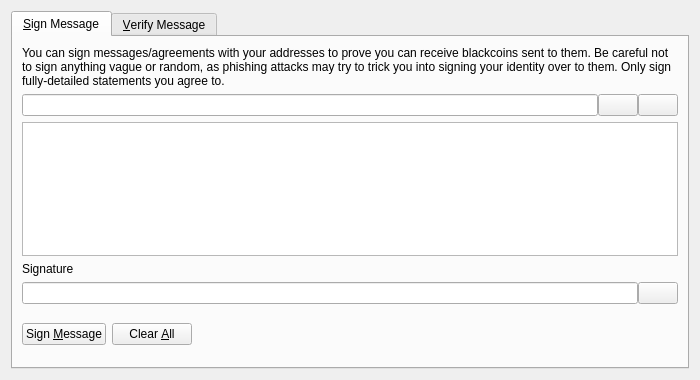
<?xml version="1.0" encoding="UTF-8"?>
<ui version="4.0">
 <class>SignVerifyMessageDialog</class>
 <widget class="QDialog" name="SignVerifyMessageDialog">
  <property name="geometry">
   <rect>
    <x>0</x>
    <y>0</y>
    <width>700</width>
    <height>380</height>
   </rect>
  </property>
  <property name="windowTitle">
   <string>Signatures - Sign / Verify a Message</string>
  </property>
  <property name="modal">
   <bool>true</bool>
  </property>
  <layout class="QVBoxLayout" name="verticalLayout">
   <item>
    <widget class="QTabWidget" name="tabWidget">
     <property name="currentIndex">
      <number>0</number>
     </property>
     <widget class="QWidget" name="tabSignMessage">
      <attribute name="title">
       <string>&amp;Sign Message</string>
      </attribute>
      <layout class="QVBoxLayout" name="verticalLayout_SM">
       <item>
        <widget class="QLabel" name="infoLabel_SM">
         <property name="text">
          <string>You can sign messages/agreements with your addresses to prove you can receive blackcoins sent to them. Be careful not to sign anything vague or random, as phishing attacks may try to trick you into signing your identity over to them. Only sign fully-detailed statements you agree to.</string>
         </property>
         <property name="textFormat">
          <enum>Qt::PlainText</enum>
         </property>
         <property name="wordWrap">
          <bool>true</bool>
         </property>
        </widget>
       </item>
       <item>
        <layout class="QHBoxLayout" name="horizontalLayout_1_SM">
         <property name="spacing">
          <number>0</number>
         </property>
         <item>
          <widget class="QValidatedLineEdit" name="addressIn_SM">
           <property name="toolTip">
            <string>The Blackcoin address to sign the message with</string>
           </property>
          </widget>
         </item>
         <item>
          <widget class="QPushButton" name="addressBookButton_SM">
           <property name="toolTip">
            <string>Choose previously used address</string>
           </property>
           <property name="text">
            <string/>
           </property>
           <property name="icon">
            <iconset resource="../bitcoin.qrc">
             <normaloff>:/icons/address-book</normaloff>:/icons/address-book</iconset>
           </property>
           <property name="shortcut">
            <string>Alt+A</string>
           </property>
           <property name="autoDefault">
            <bool>false</bool>
           </property>
          </widget>
         </item>
         <item>
          <widget class="QPushButton" name="pasteButton_SM">
           <property name="toolTip">
            <string>Paste address from clipboard</string>
           </property>
           <property name="text">
            <string/>
           </property>
           <property name="icon">
            <iconset resource="../bitcoin.qrc">
             <normaloff>:/icons/editpaste</normaloff>:/icons/editpaste</iconset>
           </property>
           <property name="shortcut">
            <string>Alt+P</string>
           </property>
           <property name="autoDefault">
            <bool>false</bool>
           </property>
          </widget>
         </item>
        </layout>
       </item>
       <item>
        <widget class="QPlainTextEdit" name="messageIn_SM">
         <property name="toolTip">
          <string>Enter the message you want to sign here</string>
         </property>
        </widget>
       </item>
       <item>
        <widget class="QLabel" name="signatureLabel_SM">
         <property name="text">
          <string>Signature</string>
         </property>
         <property name="textFormat">
          <enum>Qt::PlainText</enum>
         </property>
        </widget>
       </item>
       <item>
        <layout class="QHBoxLayout" name="horizontalLayout_2_SM">
         <property name="spacing">
          <number>0</number>
         </property>
         <item>
          <widget class="QLineEdit" name="signatureOut_SM">
           <property name="font">
            <font>
             <italic>true</italic>
            </font>
           </property>
           <property name="readOnly">
            <bool>true</bool>
           </property>
          </widget>
         </item>
         <item>
          <widget class="QPushButton" name="copySignatureButton_SM">
           <property name="toolTip">
            <string>Copy the current signature to the system clipboard</string>
           </property>
           <property name="text">
            <string/>
           </property>
           <property name="icon">
            <iconset resource="../bitcoin.qrc">
             <normaloff>:/icons/editcopy</normaloff>:/icons/editcopy</iconset>
           </property>
           <property name="autoDefault">
            <bool>false</bool>
           </property>
          </widget>
         </item>
        </layout>
       </item>
       <item>
        <layout class="QHBoxLayout" name="horizontalLayout_3_SM">
         <item>
          <widget class="QPushButton" name="signMessageButton_SM">
           <property name="toolTip">
            <string>Sign the message to prove you own this Blackcoin address</string>
           </property>
           <property name="text">
            <string>Sign &amp;Message</string>
           </property>
           <property name="icon">
            <iconset resource="../bitcoin.qrc">
             <normaloff>:/icons/edit</normaloff>:/icons/edit</iconset>
           </property>
           <property name="autoDefault">
            <bool>false</bool>
           </property>
          </widget>
         </item>
         <item>
          <widget class="QPushButton" name="clearButton_SM">
           <property name="toolTip">
            <string>Reset all sign message fields</string>
           </property>
           <property name="text">
            <string>Clear &amp;All</string>
           </property>
           <property name="icon">
            <iconset resource="../bitcoin.qrc">
             <normaloff>:/icons/remove</normaloff>:/icons/remove</iconset>
           </property>
           <property name="autoDefault">
            <bool>false</bool>
           </property>
          </widget>
         </item>
         <item>
          <spacer name="horizontalSpacer_1_SM">
           <property name="orientation">
            <enum>Qt::Horizontal</enum>
           </property>
           <property name="sizeHint" stdset="0">
            <size>
             <width>40</width>
             <height>48</height>
            </size>
           </property>
          </spacer>
         </item>
         <item>
          <widget class="QLabel" name="statusLabel_SM">
           <property name="font">
            <font>
             <weight>75</weight>
             <bold>true</bold>
            </font>
           </property>
           <property name="text">
            <string/>
           </property>
           <property name="wordWrap">
            <bool>true</bool>
           </property>
          </widget>
         </item>
         <item>
          <spacer name="horizontalSpacer_2_SM">
           <property name="orientation">
            <enum>Qt::Horizontal</enum>
           </property>
           <property name="sizeHint" stdset="0">
            <size>
             <width>40</width>
             <height>48</height>
            </size>
           </property>
          </spacer>
         </item>
        </layout>
       </item>
      </layout>
     </widget>
     <widget class="QWidget" name="tabVerifyMessage">
      <attribute name="title">
       <string>&amp;Verify Message</string>
      </attribute>
      <layout class="QVBoxLayout" name="verticalLayout_VM">
       <item>
        <widget class="QLabel" name="infoLabel_VM">
         <property name="text">
          <string>Enter the receiver's address, message (ensure you copy line breaks, spaces, tabs, etc. exactly) and signature below to verify the message. Be careful not to read more into the signature than what is in the signed message itself, to avoid being tricked by a man-in-the-middle attack. Note that this only proves the signing party receives with the address, it cannot prove sendership of any transaction!</string>
         </property>
         <property name="textFormat">
          <enum>Qt::PlainText</enum>
         </property>
         <property name="alignment">
          <set>Qt::AlignLeading|Qt::AlignLeft|Qt::AlignTop</set>
         </property>
         <property name="wordWrap">
          <bool>true</bool>
         </property>
        </widget>
       </item>
       <item>
        <layout class="QHBoxLayout" name="horizontalLayout_1_VM">
         <property name="spacing">
          <number>0</number>
         </property>
         <item>
          <widget class="QValidatedLineEdit" name="addressIn_VM">
           <property name="toolTip">
            <string>The Blackcoin address the message was signed with</string>
           </property>
          </widget>
         </item>
         <item>
          <widget class="QPushButton" name="addressBookButton_VM">
           <property name="toolTip">
            <string>Choose previously used address</string>
           </property>
           <property name="text">
            <string/>
           </property>
           <property name="icon">
            <iconset resource="../bitcoin.qrc">
             <normaloff>:/icons/address-book</normaloff>:/icons/address-book</iconset>
           </property>
           <property name="shortcut">
            <string>Alt+A</string>
           </property>
           <property name="autoDefault">
            <bool>false</bool>
           </property>
          </widget>
         </item>
        </layout>
       </item>
       <item>
        <widget class="QPlainTextEdit" name="messageIn_VM"/>
       </item>
       <item>
        <widget class="QValidatedLineEdit" name="signatureIn_VM"/>
       </item>
       <item>
        <layout class="QHBoxLayout" name="horizontalLayout_2_VM">
         <item>
          <widget class="QPushButton" name="verifyMessageButton_VM">
           <property name="toolTip">
            <string>Verify the message to ensure it was signed with the specified Blackcoin address</string>
           </property>
           <property name="text">
            <string>Verify &amp;Message</string>
           </property>
           <property name="icon">
            <iconset resource="../bitcoin.qrc">
             <normaloff>:/icons/transaction_0</normaloff>:/icons/transaction_0</iconset>
           </property>
           <property name="autoDefault">
            <bool>false</bool>
           </property>
          </widget>
         </item>
         <item>
          <widget class="QPushButton" name="clearButton_VM">
           <property name="toolTip">
            <string>Reset all verify message fields</string>
           </property>
           <property name="text">
            <string>Clear &amp;All</string>
           </property>
           <property name="icon">
            <iconset resource="../bitcoin.qrc">
             <normaloff>:/icons/remove</normaloff>:/icons/remove</iconset>
           </property>
           <property name="autoDefault">
            <bool>false</bool>
           </property>
          </widget>
         </item>
         <item>
          <spacer name="horizontalSpacer_1_VM">
           <property name="orientation">
            <enum>Qt::Horizontal</enum>
           </property>
           <property name="sizeHint" stdset="0">
            <size>
             <width>40</width>
             <height>48</height>
            </size>
           </property>
          </spacer>
         </item>
         <item>
          <widget class="QLabel" name="statusLabel_VM">
           <property name="font">
            <font>
             <weight>75</weight>
             <bold>true</bold>
            </font>
           </property>
           <property name="text">
            <string/>
           </property>
           <property name="wordWrap">
            <bool>true</bool>
           </property>
          </widget>
         </item>
         <item>
          <spacer name="horizontalSpacer_2_VM">
           <property name="orientation">
            <enum>Qt::Horizontal</enum>
           </property>
           <property name="sizeHint" stdset="0">
            <size>
             <width>40</width>
             <height>48</height>
            </size>
           </property>
          </spacer>
         </item>
        </layout>
       </item>
      </layout>
     </widget>
    </widget>
   </item>
  </layout>
 </widget>
 <customwidgets>
  <customwidget>
   <class>QValidatedLineEdit</class>
   <extends>QLineEdit</extends>
   <header>qt/qvalidatedlineedit.h</header>
  </customwidget>
 </customwidgets>
 <resources>
  <include location="../bitcoin.qrc"/>
 </resources>
 <connections/>
</ui>
